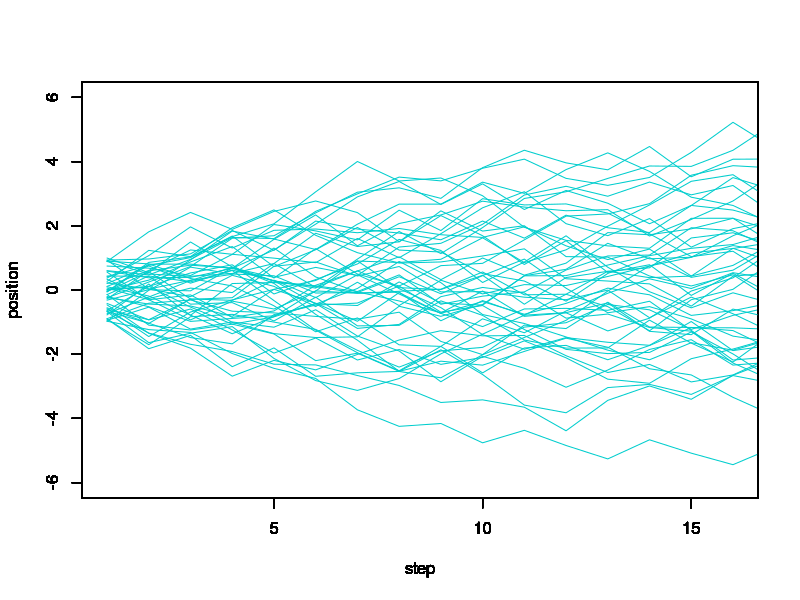
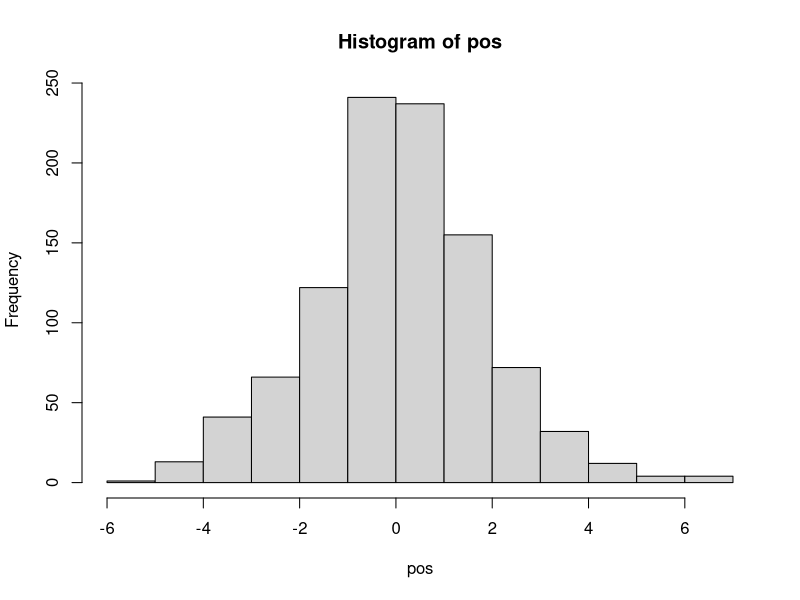

Write the R code that produced these figures, in order.
# A simple  Random Walk experiment


#Plot the position at N-th  step for nsim simulations  

plot_RW<-function(nsim,N){
for(i in 1:nsim){
plot(cumsum(runif(20,-1,1)),xlim=c(1,16),ylim=c(-6,6),type="l",col="cyan3",
     ylab="position",xlab="step")
par(new=TRUE)
}
}

# Plot the positon for each of 20 steps for 50 simulations
plot_RW(50,20)




# Plot a histogram of the final position
plot_hist<-function(nsim,N){
par(new=F)
pos <- replicate(nsim,cumsum(runif(N,-1,1)) ) 
hist(pos)
}

plot_hist(50,20)


